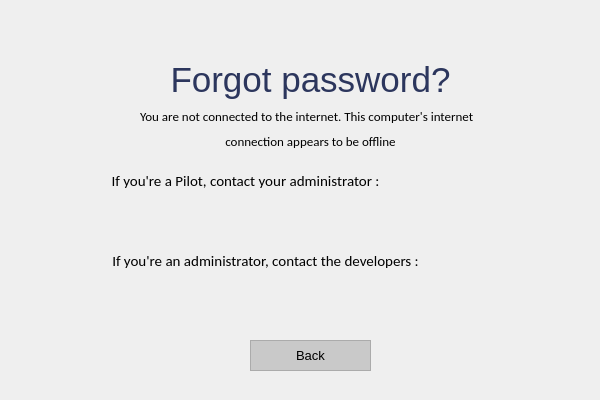
<?xml version="1.0" encoding="UTF-8"?>
<ui version="4.0">
 <class>MainWindow</class>
 <widget class="QMainWindow" name="MainWindow">
  <property name="geometry">
   <rect>
    <x>0</x>
    <y>0</y>
    <width>600</width>
    <height>400</height>
   </rect>
  </property>
  <property name="minimumSize">
   <size>
    <width>600</width>
    <height>400</height>
   </size>
  </property>
  <property name="maximumSize">
   <size>
    <width>600</width>
    <height>400</height>
   </size>
  </property>
  <property name="windowTitle">
   <string>AIDS – Forgot Password (Offline)</string>
  </property>
  <property name="windowIcon">
   <iconset>
    <normaloff>../Resources/logo_svg.svg</normaloff>../Resources/logo_svg.svg</iconset>
  </property>
  <widget class="QWidget" name="centralwidget">
   <widget class="QWidget" name="layoutWidget">
    <property name="geometry">
     <rect>
      <x>140</x>
      <y>60</y>
      <width>341</width>
      <height>91</height>
     </rect>
    </property>
    <layout class="QVBoxLayout" name="verticalLayout_2">
     <item>
      <widget class="QLabel" name="lbl_forgot">
       <property name="font">
        <font>
         <family>Helvetica</family>
         <pointsize>26</pointsize>
        </font>
       </property>
       <property name="styleSheet">
        <string notr="true"/>
       </property>
       <property name="text">
        <string>&lt;html&gt;&lt;head/&gt;&lt;body&gt;&lt;p&gt;&lt;span style=&quot; color:#2c365d;&quot;&gt;Forgot password?&lt;/span&gt;&lt;/p&gt;&lt;/body&gt;&lt;/html&gt;</string>
       </property>
       <property name="alignment">
        <set>Qt::AlignCenter</set>
       </property>
      </widget>
     </item>
     <item>
      <widget class="QLabel" name="lbl_sub1">
       <property name="font">
        <font>
         <family>Calibri</family>
         <pointsize>10</pointsize>
        </font>
       </property>
       <property name="styleSheet">
        <string notr="true"/>
       </property>
       <property name="text">
        <string>You are not connected to the internet. This computer's internet</string>
       </property>
      </widget>
     </item>
     <item>
      <widget class="QLabel" name="lbl_sub2_3">
       <property name="font">
        <font>
         <family>Calibri</family>
         <pointsize>10</pointsize>
        </font>
       </property>
       <property name="styleSheet">
        <string notr="true"/>
       </property>
       <property name="text">
        <string>connection appears to be offline</string>
       </property>
       <property name="alignment">
        <set>Qt::AlignCenter</set>
       </property>
      </widget>
     </item>
    </layout>
   </widget>
   <widget class="QLabel" name="lbl_sub2">
    <property name="geometry">
     <rect>
      <x>90</x>
      <y>170</y>
      <width>311</width>
      <height>21</height>
     </rect>
    </property>
    <property name="font">
     <font>
      <family>Calibri</family>
      <pointsize>11</pointsize>
     </font>
    </property>
    <property name="styleSheet">
     <string notr="true"/>
    </property>
    <property name="text">
     <string>If you're a Pilot, contact your administrator :</string>
    </property>
    <property name="alignment">
     <set>Qt::AlignCenter</set>
    </property>
   </widget>
   <widget class="QLabel" name="lbl_sub2_2">
    <property name="geometry">
     <rect>
      <x>110</x>
      <y>250</y>
      <width>311</width>
      <height>21</height>
     </rect>
    </property>
    <property name="font">
     <font>
      <family>Calibri</family>
      <pointsize>11</pointsize>
     </font>
    </property>
    <property name="styleSheet">
     <string notr="true"/>
    </property>
    <property name="text">
     <string>If you're an administrator, contact the developers :</string>
    </property>
    <property name="alignment">
     <set>Qt::AlignCenter</set>
    </property>
   </widget>
   <widget class="QLabel" name="lbl_adminEmail">
    <property name="geometry">
     <rect>
      <x>130</x>
      <y>210</y>
      <width>241</width>
      <height>21</height>
     </rect>
    </property>
    <property name="font">
     <font>
      <family>Calibri</family>
      <pointsize>11</pointsize>
     </font>
    </property>
    <property name="styleSheet">
     <string notr="true"/>
    </property>
    <property name="text">
     <string/>
    </property>
    <property name="alignment">
     <set>Qt::AlignCenter</set>
    </property>
   </widget>
   <widget class="QLabel" name="lbl_adminPhone">
    <property name="geometry">
     <rect>
      <x>390</x>
      <y>210</y>
      <width>101</width>
      <height>21</height>
     </rect>
    </property>
    <property name="font">
     <font>
      <family>Calibri</family>
      <pointsize>11</pointsize>
     </font>
    </property>
    <property name="styleSheet">
     <string notr="true"/>
    </property>
    <property name="text">
     <string/>
    </property>
    <property name="alignment">
     <set>Qt::AlignCenter</set>
    </property>
   </widget>
   <widget class="QLabel" name="lbl_devPhone">
    <property name="geometry">
     <rect>
      <x>390</x>
      <y>290</y>
      <width>101</width>
      <height>21</height>
     </rect>
    </property>
    <property name="font">
     <font>
      <family>Calibri</family>
      <pointsize>11</pointsize>
     </font>
    </property>
    <property name="styleSheet">
     <string notr="true"/>
    </property>
    <property name="text">
     <string/>
    </property>
    <property name="alignment">
     <set>Qt::AlignCenter</set>
    </property>
   </widget>
   <widget class="QLabel" name="lbl_devEmail">
    <property name="geometry">
     <rect>
      <x>130</x>
      <y>290</y>
      <width>241</width>
      <height>21</height>
     </rect>
    </property>
    <property name="font">
     <font>
      <family>Calibri</family>
      <pointsize>11</pointsize>
     </font>
    </property>
    <property name="styleSheet">
     <string notr="true"/>
    </property>
    <property name="text">
     <string/>
    </property>
    <property name="alignment">
     <set>Qt::AlignCenter</set>
    </property>
   </widget>
   <widget class="QPushButton" name="btn_login">
    <property name="geometry">
     <rect>
      <x>250</x>
      <y>340</y>
      <width>121</width>
      <height>31</height>
     </rect>
    </property>
    <property name="font">
     <font>
      <family>Helvetica</family>
      <pointsize>10</pointsize>
     </font>
    </property>
    <property name="styleSheet">
     <string notr="true">QPushButton {
color: rgb(0, 0, 0);
background-color: rgb(201, 201, 201);
border: 1.2px solid #ABABAB;
outline: none;}

QPushButton:hover{
color: rgb(255, 255, 255);
background-color: rgb(171, 171, 171);
outline: none;
border: none;
}

QPushButton:pressed{
color: rgb(255, 255, 255);
background-color: rgb(129, 129, 129);
outline: none;
border: none;
}


</string>
    </property>
    <property name="text">
     <string>Back</string>
    </property>
   </widget>
  </widget>
 </widget>
 <resources/>
 <connections/>
</ui>
